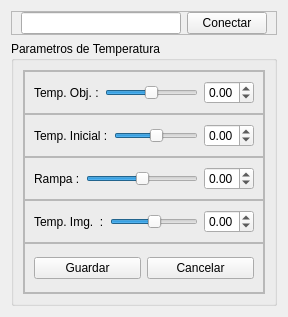
            <widget class="QWidget" name="tab_4">
             <attribute name="title">
              <string>Temperatura</string>
             </attribute>
             <layout class="QVBoxLayout" name="verticalLayout_7">
              <item>
               <widget class="QFrame" name="frame_12">
                <property name="maximumSize">
                 <size>
                  <width>16777215</width>
                  <height>69</height>
                 </size>
                </property>
                <property name="frameShape">
                 <enum>QFrame::StyledPanel</enum>
                </property>
                <property name="frameShadow">
                 <enum>QFrame::Raised</enum>
                </property>
                <layout class="QHBoxLayout" name="horizontalLayout_23">
                 <property name="topMargin">
                  <number>0</number>
                 </property>
                 <property name="bottomMargin">
                  <number>0</number>
                 </property>
                 <item>
                  <widget class="QLineEdit" name="txtIpTermos"/>
                 </item>
                 <item>
                  <widget class="QPushButton" name="buttonConectarTermo">
                   <property name="maximumSize">
                    <size>
                     <width>80</width>
                     <height>16777215</height>
                    </size>
                   </property>
                   <property name="text">
                    <string>Conectar</string>
                   </property>
                  </widget>
                 </item>
                </layout>
               </widget>
              </item>
              <item>
               <widget class="QGroupBox" name="groupBox_2">
                <property name="title">
                 <string>Parametros de Temperatura</string>
                </property>
                <layout class="QVBoxLayout" name="verticalLayout_9">
                 <item>
                  <widget class="QFrame" name="frame_13">
                   <property name="frameShape">
                    <enum>QFrame::StyledPanel</enum>
                   </property>
                   <property name="frameShadow">
                    <enum>QFrame::Raised</enum>
                   </property>
                   <layout class="QVBoxLayout" name="verticalLayout_8">
                    <property name="spacing">
                     <number>0</number>
                    </property>
                    <property name="leftMargin">
                     <number>0</number>
                    </property>
                    <property name="topMargin">
                     <number>0</number>
                    </property>
                    <property name="rightMargin">
                     <number>0</number>
                    </property>
                    <property name="bottomMargin">
                     <number>0</number>
                    </property>
                    <item>
                     <widget class="QFrame" name="frame_14">
                      <property name="frameShape">
                       <enum>QFrame::StyledPanel</enum>
                      </property>
                      <property name="frameShadow">
                       <enum>QFrame::Raised</enum>
                      </property>
                      <layout class="QHBoxLayout" name="horizontalLayout_24">
                       <item>
                        <widget class="QLabel" name="label_9">
                         <property name="toolTip">
                          <string comment="PRUEBAA" extracomment="PRUEBAA"/>
                         </property>
                         <property name="text">
                          <string>Temp. Obj. :</string>
                         </property>
                        </widget>
                       </item>
                       <item>
                        <widget class="QSlider" name="hSliderTempSet">
                         <property name="maximumSize">
                          <size>
                           <width>130</width>
                           <height>16777215</height>
                          </size>
                         </property>
                         <property name="minimum">
                          <number>-99</number>
                         </property>
                         <property name="orientation">
                          <enum>Qt::Horizontal</enum>
                         </property>
                        </widget>
                       </item>
                       <item>
                        <widget class="QDoubleSpinBox" name="dSpinBoxTempSet">
                         <property name="maximumSize">
                          <size>
                           <width>50</width>
                           <height>16777215</height>
                          </size>
                         </property>
                         <property name="minimum">
                          <double>-99.000000000000000</double>
                         </property>
                        </widget>
                       </item>
                      </layout>
                     </widget>
                    </item>
                    <item>
                     <widget class="QFrame" name="frame_15">
                      <property name="frameShape">
                       <enum>QFrame::StyledPanel</enum>
                      </property>
                      <property name="frameShadow">
                       <enum>QFrame::Raised</enum>
                      </property>
                      <layout class="QHBoxLayout" name="horizontalLayout_25">
                       <item>
                        <widget class="QLabel" name="label_10">
                         <property name="text">
                          <string>Temp. Inicial :</string>
                         </property>
                        </widget>
                       </item>
                       <item>
                        <widget class="QSlider" name="hSliderTempInic">
                         <property name="maximumSize">
                          <size>
                           <width>130</width>
                           <height>16777215</height>
                          </size>
                         </property>
                         <property name="minimum">
                          <number>-99</number>
                         </property>
                         <property name="orientation">
                          <enum>Qt::Horizontal</enum>
                         </property>
                        </widget>
                       </item>
                       <item>
                        <widget class="QDoubleSpinBox" name="dSpinBoxTempIni">
                         <property name="maximumSize">
                          <size>
                           <width>50</width>
                           <height>16777215</height>
                          </size>
                         </property>
                         <property name="minimum">
                          <double>-99.000000000000000</double>
                         </property>
                        </widget>
                       </item>
                      </layout>
                     </widget>
                    </item>
                    <item>
                     <widget class="QFrame" name="frame_16">
                      <property name="frameShape">
                       <enum>QFrame::StyledPanel</enum>
                      </property>
                      <property name="frameShadow">
                       <enum>QFrame::Raised</enum>
                      </property>
                      <layout class="QHBoxLayout" name="horizontalLayout_26">
                       <item>
                        <widget class="QLabel" name="label_11">
                         <property name="text">
                          <string>Rampa :</string>
                         </property>
                        </widget>
                       </item>
                       <item>
                        <widget class="QSlider" name="hSliderRampa">
                         <property name="maximumSize">
                          <size>
                           <width>130</width>
                           <height>16777215</height>
                          </size>
                         </property>
                         <property name="minimum">
                          <number>-99</number>
                         </property>
                         <property name="orientation">
                          <enum>Qt::Horizontal</enum>
                         </property>
                        </widget>
                       </item>
                       <item>
                        <widget class="QDoubleSpinBox" name="dSpinBoxTempRampa">
                         <property name="maximumSize">
                          <size>
                           <width>50</width>
                           <height>16777215</height>
                          </size>
                         </property>
                         <property name="minimum">
                          <double>-99.000000000000000</double>
                         </property>
                        </widget>
                       </item>
                      </layout>
                     </widget>
                    </item>
                    <item>
                     <widget class="QFrame" name="frame_18">
                      <property name="frameShape">
                       <enum>QFrame::StyledPanel</enum>
                      </property>
                      <property name="frameShadow">
                       <enum>QFrame::Raised</enum>
                      </property>
                      <layout class="QHBoxLayout" name="horizontalLayout_27">
                       <item>
                        <widget class="QLabel" name="lblTempImg">
                         <property name="text">
                          <string>Temp. Img.  :</string>
                         </property>
                        </widget>
                       </item>
                       <item>
                        <widget class="QSlider" name="hSliderImg">
                         <property name="maximumSize">
                          <size>
                           <width>130</width>
                           <height>16777215</height>
                          </size>
                         </property>
                         <property name="minimum">
                          <number>-99</number>
                         </property>
                         <property name="orientation">
                          <enum>Qt::Horizontal</enum>
                         </property>
                        </widget>
                       </item>
                       <item>
                        <widget class="QDoubleSpinBox" name="dSpinBoxTempImg">
                         <property name="maximumSize">
                          <size>
                           <width>50</width>
                           <height>16777215</height>
                          </size>
                         </property>
                         <property name="minimum">
                          <double>-99.000000000000000</double>
                         </property>
                        </widget>
                       </item>
                      </layout>
                     </widget>
                    </item>
                    <item>
                     <widget class="QFrame" name="frame_20">
                      <property name="minimumSize">
                       <size>
                        <width>0</width>
                        <height>50</height>
                       </size>
                      </property>
                      <property name="frameShape">
                       <enum>QFrame::StyledPanel</enum>
                      </property>
                      <property name="frameShadow">
                       <enum>QFrame::Raised</enum>
                      </property>
                      <layout class="QHBoxLayout" name="horizontalLayout_30">
                       <item>
                        <widget class="QPushButton" name="buttonGuardarParamTemp">
                         <property name="text">
                          <string>Guardar</string>
                         </property>
                        </widget>
                       </item>
                       <item>
                        <widget class="QPushButton" name="buttonCancelarParamTemp">
                         <property name="text">
                          <string>Cancelar</string>
                         </property>
                        </widget>
                       </item>
                      </layout>
                     </widget>
                    </item>
                   </layout>
                  </widget>
                 </item>
                </layout>
               </widget>
              </item>
             </layout>
            </widget>
